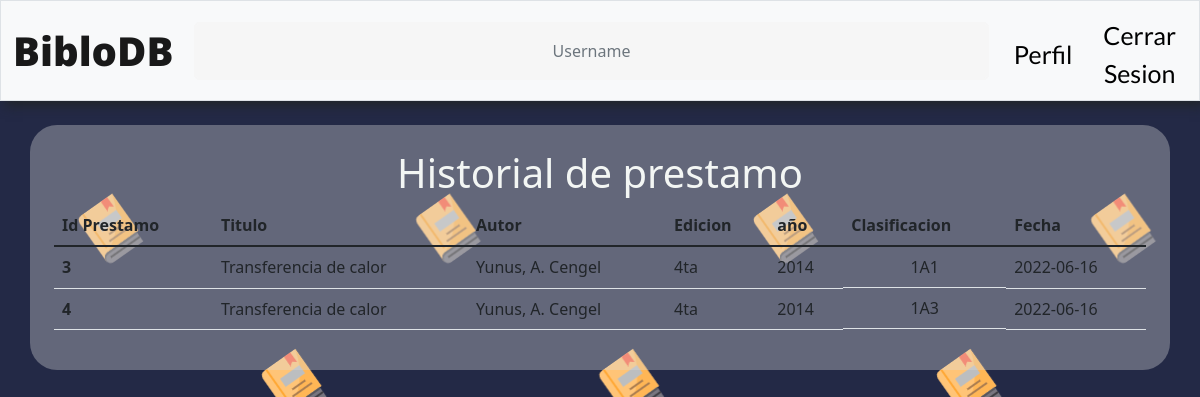
The page / (signed in) on the database its author committed.
### tables this page shows
CREATE TABLE 'libros' ('id_libro' INTEGER PRIMARY KEY NOT NULL, 'isbn' INTEGER,'titulo' TEXT NOT NULL,'clasificacion' TEXT NOT NULL, 'año' INTEGER, 'edicion' TEXT);

CREATE TABLE 'autor' ('id_autor' INTEGER PRIMARY KEY NOT NULL, 'nombre' TEXT NOT NULL);

CREATE TABLE prestamo (id_prestamo INTEGER PRIMARY KEY AUTOINCREMENT NOT NULL, fecha_de_prestamo DATE NOT NULL, id_libro INTEGER NOT NULL REFERENCES libros, carnet INTEGER NOT NULL REFERENCES usuarios, id_trabajador INTEGER NOT NULL REFERENCES trabajadores, fecha_de_devolucion DATE NOT NULL, renovaciones INT DEFAULT 0, 'status' INTEGER DEFAULT 1);

### app.py (the view)
@app.route('/', methods=["GET", "POST"])
@login_required
def usuariohome():
    carnet = session["carnet"]
    historial = []
    for item in ver_press(carnet, 0):
        historial.append(item)
    return render_template('ulogin.html', historial=historial)

### app.py (called while the page is built)
@app.after_request
def after_request(response):
    response.headers["Cache-Control"] = "no-cache, no-store, must-revalidate"
    response.headers["Expires"] = 0
    response.headers["Pragma"] = "no-cache"
    return response

### helpers.py (called while the page is built)
def login_required(f):
    @wraps(f)
    def decorated_function(*args, **kwargs):
        if session.get("carnet") is None:
            return redirect("/iniciar")
        return f(*args, **kwargs)
    return decorated_function

### objs.py (called while the page is built)
def ver_press(carnet, status):
    estudiante = db.execute("SELECT * FROM usuarios WHERE carnet = ?", carnet)[0]
    prestamos_cerrados = db.execute("SELECT * FROM prestamo WHERE carnet = ? AND status = ?", carnet, status)
    encontrados = []
    for prestamo in prestamos_cerrados:
        l = Libro(prestamo["id_libro"])
        respuesta = {
            "nombres": estudiante["nombres"] + " " + estudiante["apellidos"],
            "carnet": carnet,
            "carrera": estudiante["carrera"],
            "id_prestamo": prestamo["id_prestamo"],
            "fecha_prestamo": prestamo["fecha_de_prestamo"],
            "libro": l.get_titulo(),
            "autor":l.get_autor()["nombre"],
            "clasificacion": l.get_clasificacion(),
            "year": l.get_year(),
            "edicion": l.get_edicion()
        }
        encontrados.append(respuesta)
    return encontrados

    def get_titulo(self):
        return self.datos["titulo"]

    def get_clasificacion(self):
        return self.datos["clasificacion"]

    def get_year(self):
        return self.datos["año"]

    def get_edicion(self):
        return self.datos["edicion"]

    def get_autor(self):
        id_libro = self.datos["id_libro"]
        autor = db.execute("SELECT * from libro_autor INNER JOIN autor ON libro_autor.id_autor = autor.id_autor WHERE libro_autor.id_libro = ?", id_libro)
        autor = autor[0]
        return autor

### templates/ulogin.html (shortened to what this page needs)
{% extends "layout.html" %}
{% block links %}
    <li class="nav-item d-flex align-items-center"><a class="nav-item nav-links" href="/perfil">Perfil</a></li>
    <li class="nav-item d-flex align-items-center"><a class="nav-item nav-links" href="/logout">Cerrar Sesion</a></li>
{% endblock %}
{% block contenido %}
<div class ="main-container">
    <div class="historial">
        <h1 class="h1-perfil">Historial de prestamo</h1>
        {% if historial | length > 0  %}
        <table class="table table-hover table-responsive">
                <thead>
                    <tr>
                        <th scope="col"> Id Prestamo </th>
                        <th scope="col"> Titulo </th>
                        <th scope="col"> Autor </th>
                        <th scope="col"> Edicion </th>
                        <th scope="col"> año </th>
                        <th scope="col"> Clasificacion </th>
                        <th scope="col"> Fecha </th>
                    </tr>
                </thead>
                <tbody>
                    {% for a in historial %}
                    <tr>
                        <th> {{ a["id_prestamo"] }} </th>
                        <td> {{ a["libro"] }}</td>
                        <td> {{ a["autor"] }} </td>
                        <td> {{ a["edicion"] }}</td>
                        <td> {{ a["year"] }}</td>
                        <td class="clasificacion"> {{ a["clasificacion"] }}</td>
                        <td> {{ a["fecha_prestamo"] }}</td>
                    </tr>
                    {%endfor%}
                </tbody>
            </table>
    {% else %}
        <h2> Su historial de prestamos se encuentra vacio</h2>
    {% endif %}
    </div>
</div>
{% endblock %}

### templates/layout.html (shortened to what this page needs)
<!DOCTYPE html>
<html lang="es">
    <head>
        <link href="https://cdn.jsdelivr.net/npm/bootstrap@5.1.3/dist/css/bootstrap.min.css" rel="stylesheet">
        <link href="../static/style.css" rel="stylesheet">
    </head>
    <body>
        <nav class="bg-light border navbar navbar-expand-md navbar-light" style="background-color: #FFFFFF;">
            <div class="container-fluid">
                <a class="navbar-brand logo" href="/">BibloDB</a>
                {% if session %}
                <input type="text" class="form-control" placeholder="Username" aria-label="Username" aria-describedby="input-group-right">
                {%endif%}
                <div class="collapse navbar-collapse" id="navbar">
                        <ul class="navbar-nav ms-auto mt-2">
                            {%block links%}
                            {%endblock%}
                        </ul>
                </div>
            </div>
        </nav>
        {%block contenido%} {% endblock %}
    </body>
</html>

### static/style.css (style rules this page uses)
body { background-image: url("../static/pattern.png"); height: 100vh; }
nav { box-shadow: 5px 5px 11px; }
a { color: #92badd; display:inline-block; text-decoration: none; font-weight: 400; }
input[type=text], input[type=password], input[type=tel], select { background-color: #f6f6f6; border: none; color: #0d0d0d; padding: 15px 32px; text-align: center; text-decoration: none; display: inline-block; font-size: 16px; margin: 5px; width: 85%; border: 2px solid #f6f6f6; -webkit-transition: all 0.5s ease-in-out; -moz-transition: all 0.5s ease-in-out; -ms-transition: all 0.5s ease-in-out; -o-transition: all 0.5s ease-in-out; transition: all 0.5s ease-in-out; -webkit-border-radius: 5px 5px 5px 5px; border-radius: 5px 5px 5px 5px; }
input[type=text]:placeholder, input[type=number]:placeholder { color: #cccccc; }
.logo { font-family: 'Open Sans'; font-style: normal; font-weight: 800; font-size: 40px; line-height: 54px; text-align: right; color: #000000; }
.nav-links { font-family: 'Lato', sans-serif; font-size: 25px; font-style: normal; text-align: center; color: #000000; margin-left: 20px; }
h1 { color: #f3f6f4; }
.clasificacion { display:flex; justify-content: center; align-items: center; }
.h1-perfil { display: flex; justify-content: center; align-items: center; }
.historial { position: absolute; width: 95%; padding: 2%; background: rgba(217, 217, 217, 0.35); border-radius: 27px; }
.main-container { padding-top: 2%; display:flex; justify-content:center; }

### rows shown on the page
libros: libro "Transferencia de calor", edicion "4ta", year "2014", clasificacion "1A1"
autor: autor "Yunus, A. Cengel" "Yunus, A. Cengel"
prestamo: fecha_prestamo "2022-06-16"
libros: libro "Transferencia de calor", edicion "4ta", year "2014", clasificacion "1A3"
prestamo: fecha_prestamo "2022-06-16"

### other values the page prints
{{ a["id_prestamo"] }} "3" "4"
